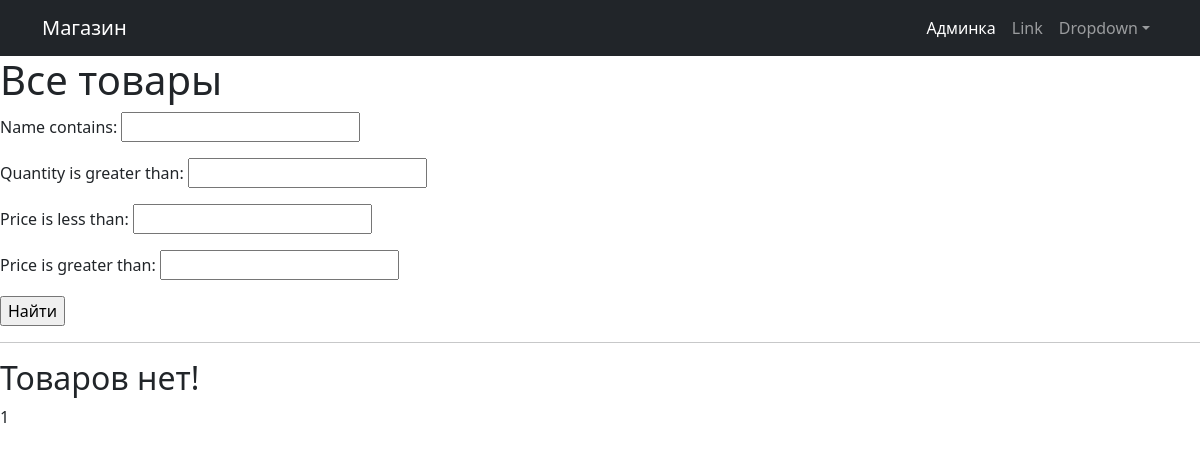
Before: /products/ with the older database file.
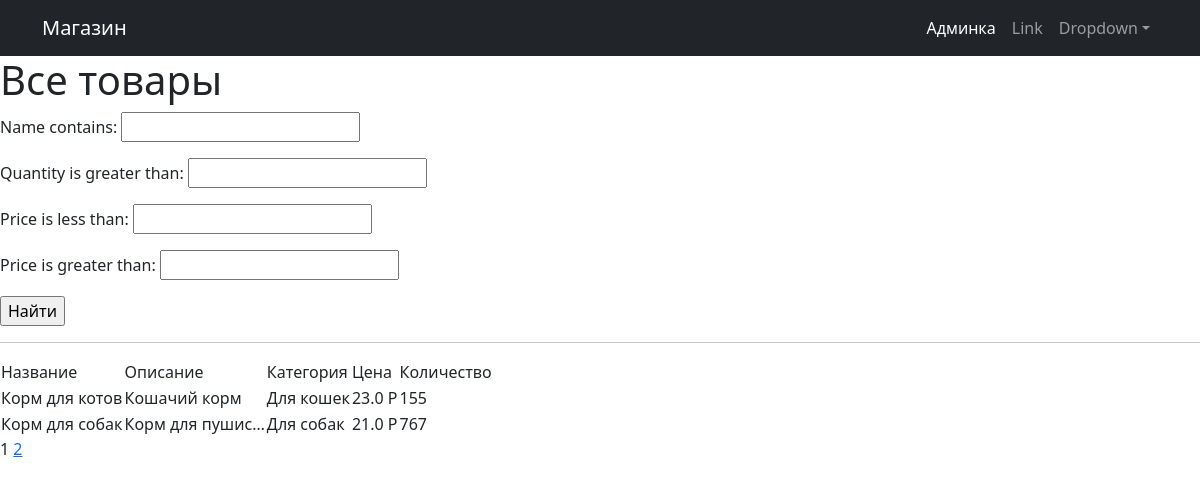
After: the same page with the newer database file.
### simpleapp/models.py (models this page shows, shortened)
class Product(models.Model):
    name = models.CharField(
        max_length=50,
        unique=True,  # названия товаров не должны повторяться
    )
    description = models.TextField()
    quantity = models.IntegerField(
        validators=[MinValueValidator(0)],
    )
    category = models.ForeignKey(
        to='Category',
        on_delete=models.CASCADE,
        related_name='products',  # все продукты в категории будут доступны через поле products
    )
    price = models.FloatField(
        validators=[MinValueValidator(0.0)],
    )

class Category(models.Model):
    name = models.CharField(max_length=100, unique=True)

### simpleapp/views.py (the view)
# urls.py: path('', ProductsList.as_view(), name='product_list'),
class ProductsList(ListView):
    model = Product
    ordering = 'name'
    template_name = 'products.html'
    context_object_name = 'products'
    paginate_by = 2
    def get_queryset(self):
        queryset = super().get_queryset()
        self.filterset = ProductFilter(self.request.GET, queryset)
        return self.filterset.qs
    def get_context_data(self, **kwargs):
        context = super().get_context_data(**kwargs)
        context['filterset'] = self.filterset
        return context

### simpleapp/templatetags/custom_filters.py (called while the page is built)
@register.filter()
def currency(value, code='rub'):
   postfix = CURRENCIES_SYMBOLS[code]
   return f'{value} {postfix}'

### simpleapp/templatetags/custom_tags.py (called while the page is built)
@register.simple_tag(takes_context=True)
def url_replace(context, **kwargs):
    d = context['request'].GET.copy()
    for k, v in kwargs.items():
        d[k] = v
    return d.urlencode()

### templates/products.html (shortened to what this page needs)
{% extends 'flatpages/default.html' %}
{% load custom_filters %}
{% load custom_tags %}
{% block content %}
   <h1>Все товары</h1>
   <form action="" method="get">
       {{ filterset.form.as_p }}
       <input type="submit" value="Найти" />
   </form>
   <hr>
   {% if products %}
       <table>
           <tr>
               <td>Название</td>
               <td>Описание</td>
               <td>Категория</td>
               <td>Цена</td>
               <td>Количество</td>
           </tr>
           {% for product in products %}
           <tr>
               <td>{{ product.name }}</td>
               <td>{{ product.description|truncatechars:15 }}</td>
               <td>{{ product.category.name }}</td>
               <td>{{ product.price|currency }}</td>
               <td>{{ product.quantity }}</td>
           </tr>
           {% endfor %}
       </table>
   {% else %}
       <h2>Товаров нет!</h2>
   {% endif %}
   {{ page_obj.number }}
   {% if page_obj.has_next %}
       <a href="?{% url_replace page=page_obj.next_page_number %}">{{ page_obj.next_page_number }}</a>
   {% endif %}
{% endblock content %}

### templates/flatpages/default.html (shortened to what this page needs)
{% load static %}
<!DOCTYPE html>
<html lang="en">
<head>
    <link href={% static "css/styles.css" %} rel="stylesheet"/>
</head>
<body>
<nav class="navbar navbar-expand-lg navbar-dark bg-dark">
    <div class="container">
        <a class="navbar-brand" href="/products">Магазин</a>
        <div class="collapse navbar-collapse" id="navbarSupportedContent">
            <ul class="navbar-nav ms-auto mb-2 mb-lg-0">
                <li class="nav-item"><a class="nav-link active" aria-current="page" href="/admin">Админка</a></li>
                <li class="nav-item"><a class="nav-link" href="#">Link</a></li>
                <li class="nav-item dropdown">
                    <a class="nav-link dropdown-toggle" id="navbarDropdown" href="#" role="button"
                       data-bs-toggle="dropdown" aria-expanded="false">Dropdown</a>
                </li>
            </ul>
        </div>
    </div>
</nav>
{% block content %}{% endblock content %}
</body>
</html>

Changed rows visible on the page:
added Product: name "Корм для котов", description "Кошачий корм", category.name "Для кошек", price "23.0 Р", quantity "155"
added Product: name "Корм для собак", description "Корм для пушис…", category.name "Для собак", price "21.0 Р", quantity "767"
Other visible differences:
{{ page_obj.next_page_number }}: (not shown) → "2"
text no longer shown: "Товаров нет!"
text now shown: "Название Описание Категория Цена Количество"
